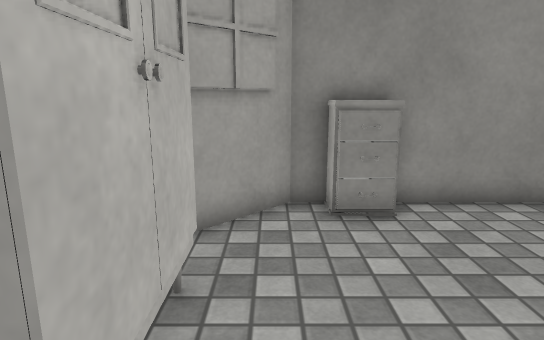
View 1 (above)

12 first-person views from a walk through a Unity game level. The camera is 1.2 m above the floor, tilts 12° down and sees 75° across. The floor is counted in squares, 0.5 m on a side. Each view is taken from the middle of a square. On the plan, view 1 faces up. The plan holds only what a view shows up to about 20 squares ahead; the rest is blank. The player character is not drawn. Surface patterns are stand-ins for the level's own textures.

View 2
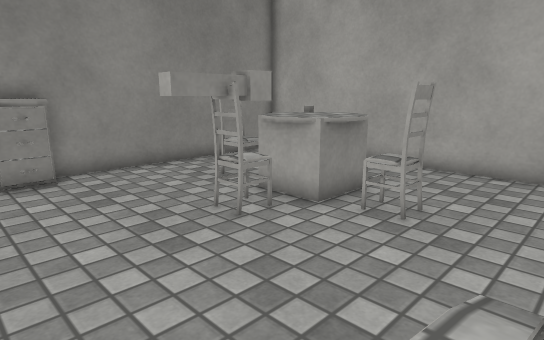

View 3
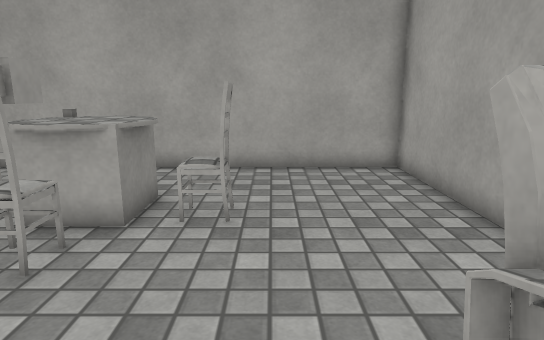

View 4
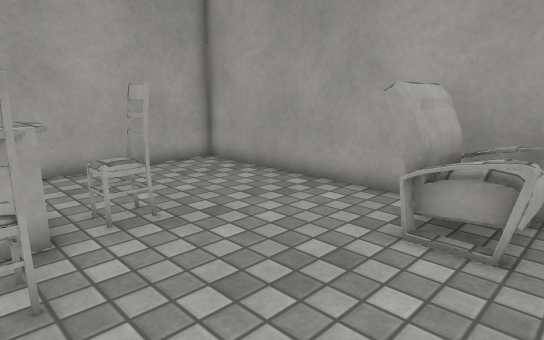

View 5
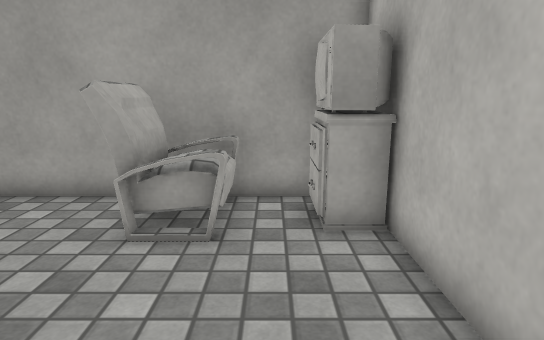

View 6
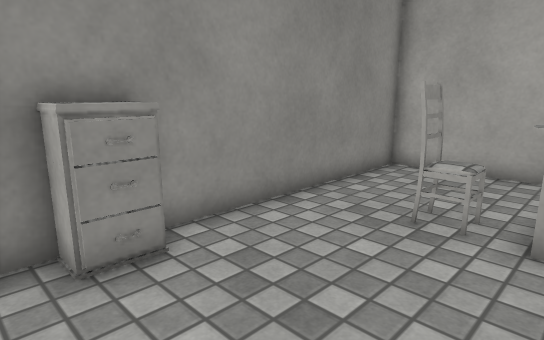

View 7
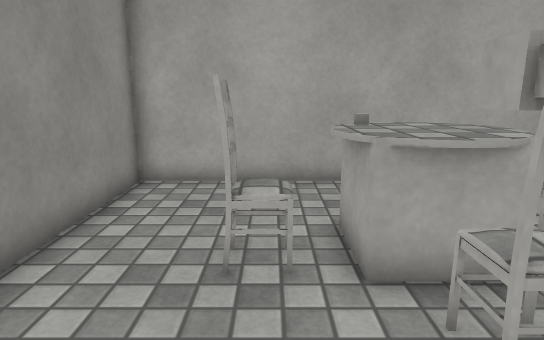

View 8
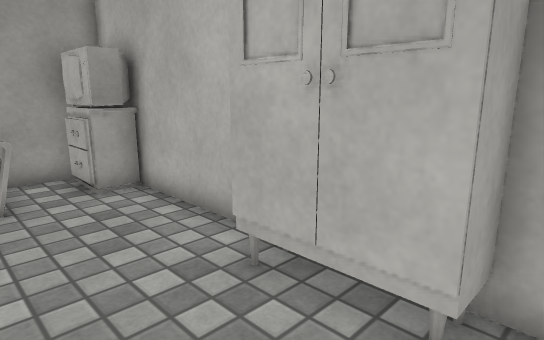

View 9
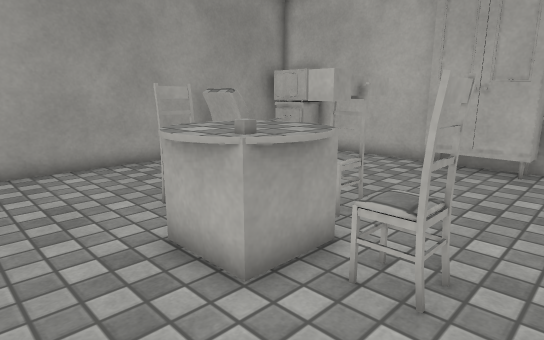

View 10
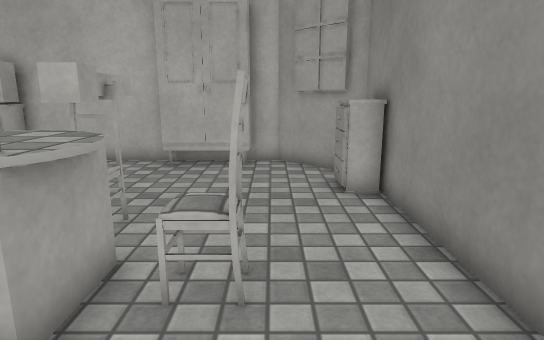

View 11
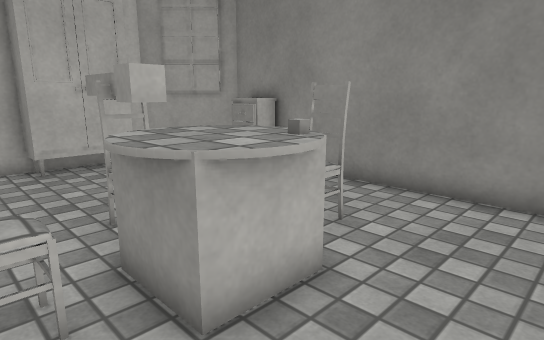

View 12
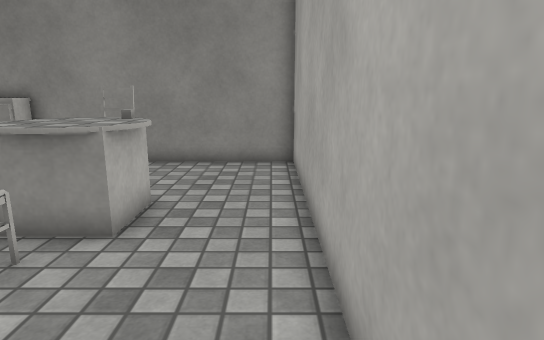

### Floor plan
Points are (right, up) in squares from view 1. A wall is a line through its corners. A room is listed if a view was taken in it or the views show most of it. See-through windows are left out.
Room 1 (views 1, 2, 3, 4, 5, 6, 7, 8, 9, 10, 11, 12)
walls: (-0.9, 1.3) (-2.1, 1.3) (-2.1, -6.3) (11.8, -6.3) (11.8, 7.7) (0.4, 7.7) (-2.1, 5.2) (-2.1, 4.2) (-0.9, 4.2) (-0.9, 1.3); (0.1, 7.2) (-1.4, 5.7)
objects: other object (-1, -5) to (-1, -4); other object (1, -5) to (3, -4); other object (1, 7) to (2, 7); other object (3, 2); chair (4, 1) to (5, 2); chair (6, -1) to (7, 0); table (6, 1) to (9, 3); cube (6, 3); chair (6, 4) to (7, 5)

Positions as (right, up) in squares from view 1, and headings:
1: (0, 0), facing up
2: (0, -4), facing up-right
3: (0, -2), facing right
4: (0, 2), facing down-right
5: (0, 2), facing down
6: (0, 2), facing up-right
7: (2, 4), facing right
8: (2, 5), facing down-left
9: (11, 6), facing down-left
10: (11, 5), facing left
11: (11, -1), facing up-left
12: (11, -5), facing up
